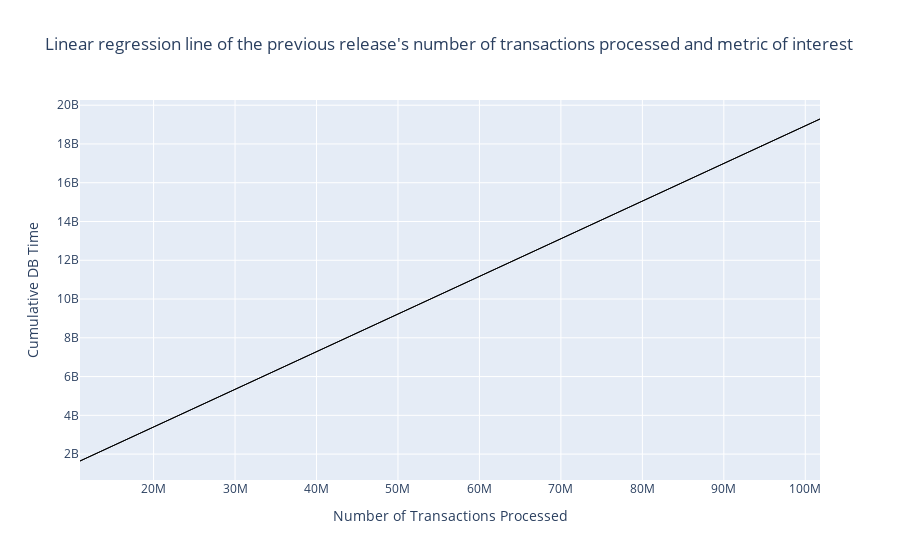

The cell this chart's notebook holds for it:
### Code cell
#plotting the linear regression line of the previous release's number of transactions processed and metric of interest
linear_regression_line = go.Scatter(x=df_zscore_prev_release['Count'],y=predicted_previous_release_metric,
    mode='lines',line=dict(color='black',width=1),name='Previous number of transactions and {metric} scatterplot'.format(metric=metric))
go.Figure(data=[linear_regression_line]).update_layout(
    title="Linear regression line of the previous release's number of transactions processed and metric of interest",
    xaxis_title='Number of Transactions Processed', yaxis_title= metric)
